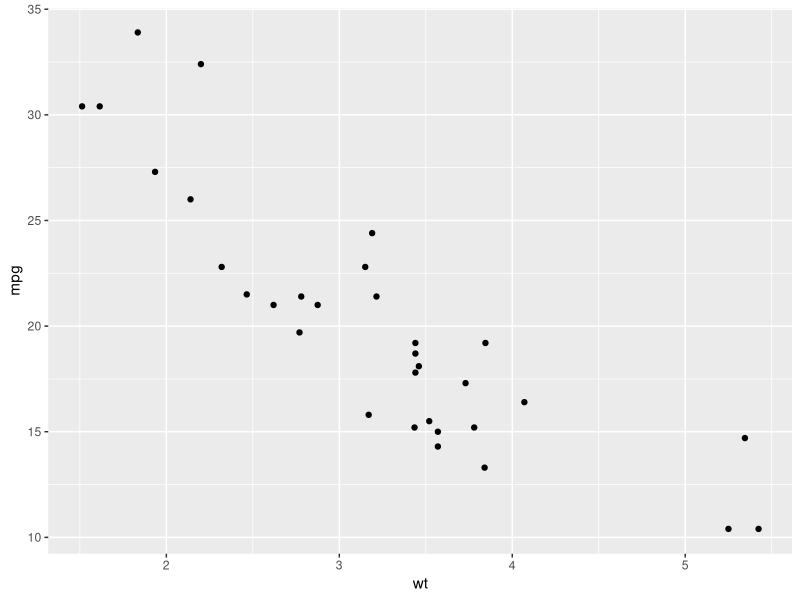
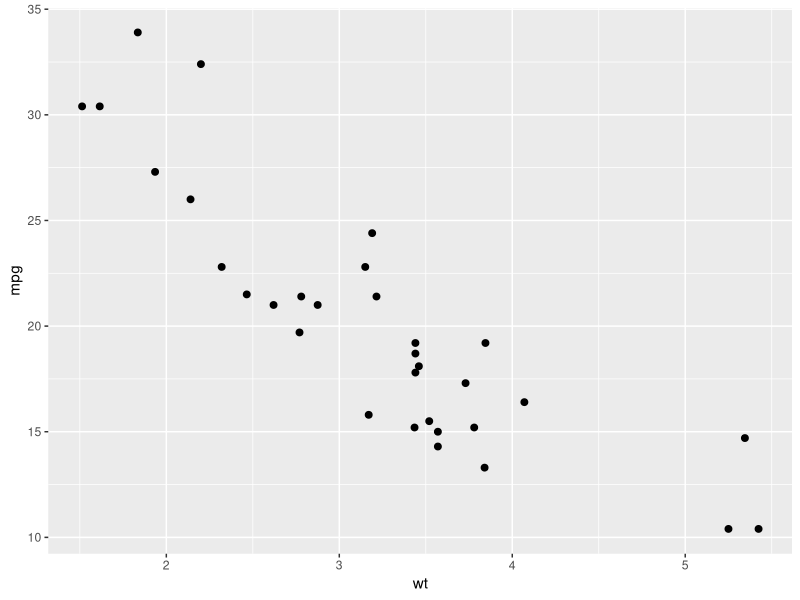
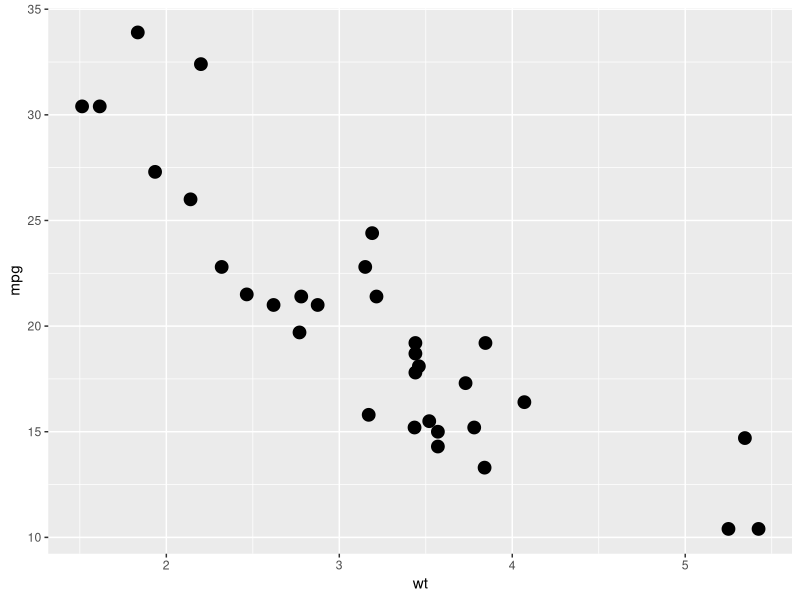
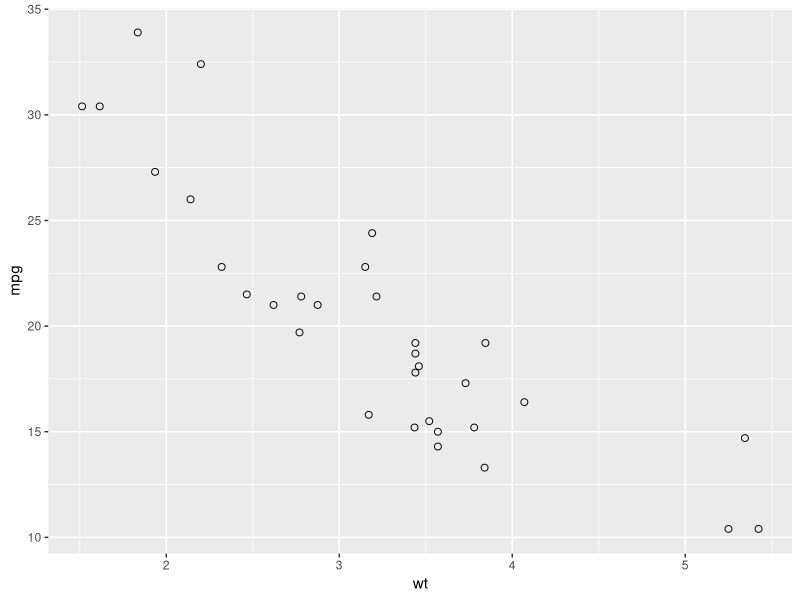
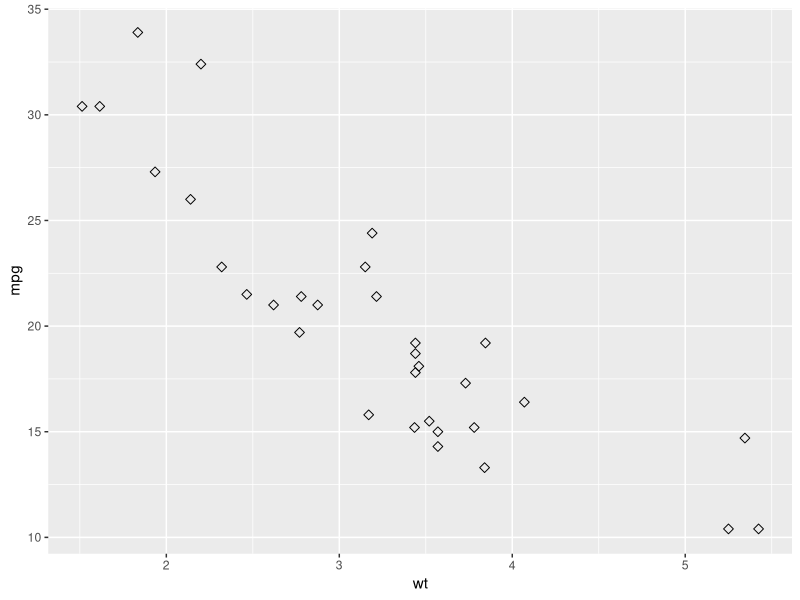

Recreate these plots in R, in order.
#install.packages("ggplot2")
library(ggplot2)
dataset = mtcars

#generating basic scatter plot
ggplot(dataset, aes(x = wt, y = mpg)) + 
  geom_point()

#changing the point size and shape
ggplot(dataset, aes(x = wt, y = mpg)) + 
  geom_point(size= 2)

ggplot(dataset, aes(x = wt, y = mpg)) + 
  geom_point(size=4)
ggplot(dataset, aes(x = wt, y = mpg)) + 
  geom_point(size=2, shape=1)
ggplot(dataset, aes(x = wt, y = mpg)) + 
  geom_point(size=2, shape=5)
